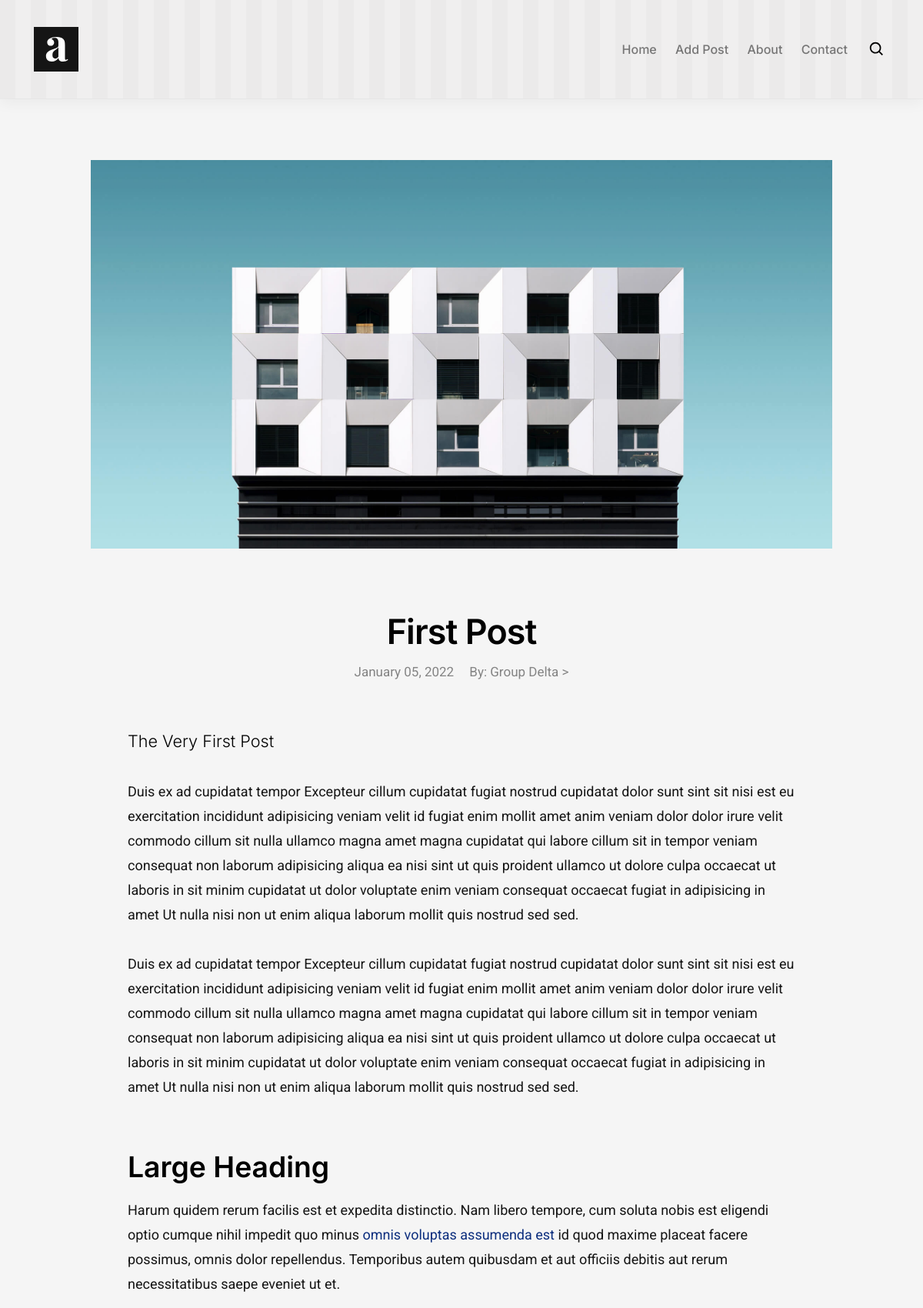
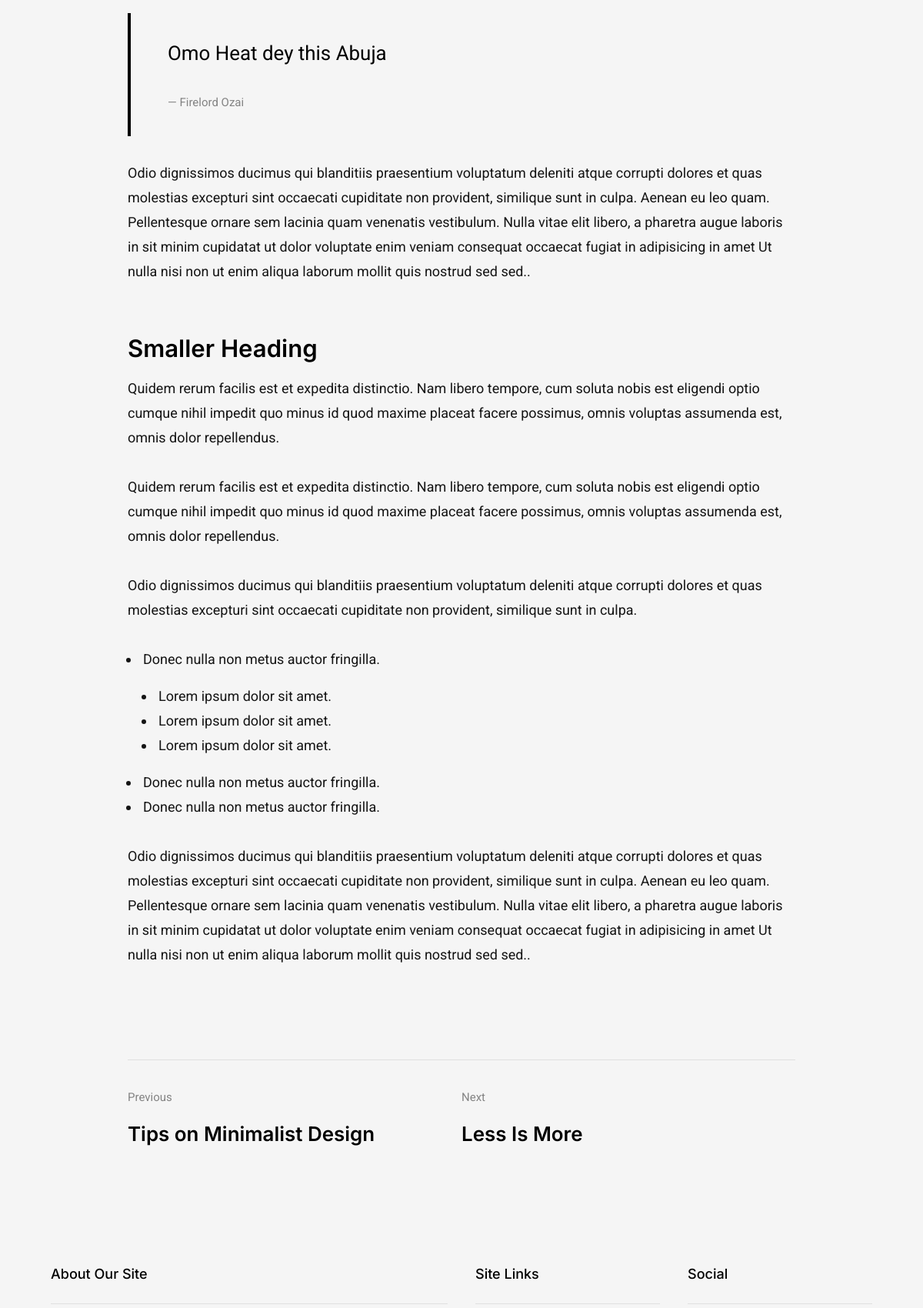
The app's page /article/1 (upper part) with its own data (2 pictures, top to bottom).
### base/models.py (models this page shows, shortened)
class Post(models.Model):
    title = models.CharField(max_length= 255)
    title_tag = models.CharField(max_length= 255) # TO ADD A DEFAULT TITLE TAG, default = "Delta Blog"
    author = models.ForeignKey(User, on_delete=models.CASCADE)
    body =  models.TextField()

### base/views.py (the view)
# urls.py: path('article/<int:pk>', ArticleDetailView.as_view(), name ="article-detail"),
class ArticleDetailView(DetailView):
    model = Post
    template_name = 'base/article_details.html'

### base/templates/base/article_details.html (shortened to what this page needs)
{% load static %}
{% block content %}
<!DOCTYPE html>
<html class="no-js" lang="en">
<head>
    <link rel="stylesheet" href="{% static 'css/styles.css' %}">
    <link rel="stylesheet" href="{% static 'css/vendor.css' %}">
</head>
<body id="top">
    <header class="s-header">
        <div class="row s-header__content">
            <div class="s-header__logo">
                <a class="logo" href="{% url 'home' %}">
                    <img src="{% static 'images/logo.svg' %}" alt="Homepage">
                </a>
            </div>
            <nav class="s-header__nav-wrap">
                <ul class="s-header__nav">
                    <li><a href="{% url 'home' %}" title="">Home</a></li>
                    <li><a href="{% url 'add_post' %}" title="">Add Post</a></li>
                    <li><a href="{% url 'About' %}" title="">About</a></li>
                    <li><a href="{% url 'Contact Us' %}" title="">Contact</a></li>
                </ul>
            </nav>
            <a class="s-header__search-trigger" href="#">
                <svg xmlns="http://www.w3.org/2000/svg" viewBox="0 0 24 24"><path d="M10 18a7.952 7.952 0 004.897-1.688l4.396 4.396 1.414-1.414-4.396-4.396A7.952 7.952 0 0018 10c0-4.411-3.589-8-8-8s-8 3.589-8 8 3.589 8 8 8zm0-14c3.309 0 6 2.691 6 6s-2.691 6-6 6-6-2.691-6-6 2.691-6 6-6z"></path></svg>
            </a>
        </div>
    </header>
    <section class="s-content s-content--single">
        <div class="row">
            <div class="column large-12">
                <article class="s-post entry format-standard">
                    <div class="s-content__media">
                        <div class="s-content__post-thumb">
                            <img src="staticfiles/images/thumbs/single/standard/standard-1050.jpg"
                                 srcset="staticfiles/images/thumbs/single/standard/standard-2100.jpg 2100w,
                                 staticfiles/images/thumbs/single/standard/standard-1050.jpg 1050w,
                                 staticfiles/images/thumbs/single/standard/standard-525.jpg 525w" sizes="(max-width: 2100px) 100vw, 2100px" alt="">
                        </div>
                    </div>
                    <div class="s-content__primary">
                        <h2 class="s-content__title s-content__title--post">{{post.title}}</h2>
                        <ul class="s-content__post-meta">
                            <li class="date">January 05, 2022</li>
                            <li class="cat">By: {{post.author.first_name}} {{post.author.last_name}} > </li>
                        </ul>
                        <p class="lead">
                            {{post.body}}
                         </p>
                        <p>Duis ex ad cupidatat tempor Excepteur cillum cupidatat fugiat nostrud cupidatat dolor sunt sint sit nisi est eu exercitation incididunt adipisicing veniam velit id fugiat enim mollit amet anim veniam dolor dolor irure velit commodo cillum sit nulla ullamco magna amet magna cupidatat qui labore cillum sit in tempor veniam consequat non laborum adipisicing aliqua ea nisi sint ut quis proident ullamco ut dolore culpa occaecat ut laboris in sit minim cupidatat ut dolor voluptate enim veniam consequat occaecat fugiat in adipisicing in amet Ut nulla nisi non ut enim aliqua laborum mollit quis nostrud sed sed.
                        </p>
                        <p>Duis ex ad cupidatat tempor Excepteur cillum cupidatat fugiat nostrud cupidatat dolor sunt sint sit nisi est eu exercitation incididunt adipisicing veniam velit id fugiat enim mollit amet anim veniam dolor dolor irure velit commodo cillum sit nulla ullamco magna amet magna cupidatat qui labore cillum sit in tempor veniam consequat non laborum adipisicing aliqua ea nisi sint ut quis proident ullamco ut dolore culpa occaecat ut laboris in sit minim cupidatat ut dolor voluptate enim veniam consequat occaecat fugiat in adipisicing in amet Ut nulla nisi non ut enim aliqua laborum mollit quis nostrud sed sed.
                        </p>
                        <h2>Large Heading</h2>
                        <p>Harum quidem rerum facilis est et expedita distinctio. Nam libero tempore, cum soluta nobis est eligendi optio cumque nihil impedit quo minus <a href="http://#">omnis voluptas assumenda est</a> id quod maxime placeat facere possimus, omnis dolor repellendus. Temporibus autem quibusdam et aut officiis debitis aut rerum necessitatibus saepe eveniet ut et.</p>
                        <blockquote>
                            <p>
                            Omo Heat dey this Abuja
                            </p>
                            <cite>Firelord Ozai</cite>
                        </blockquote>
                        <p>Odio dignissimos ducimus qui blanditiis praesentium voluptatum deleniti atque corrupti dolores et quas molestias excepturi sint occaecati cupiditate non provident, similique sunt in culpa. Aenean eu leo quam. Pellentesque ornare sem lacinia quam venenatis vestibulum. Nulla vitae elit libero, a pharetra augue laboris in sit minim cupidatat ut dolor voluptate enim veniam consequat occaecat fugiat in adipisicing in amet Ut nulla nisi non ut enim aliqua laborum mollit quis nostrud sed sed..</p>
                        <h3>Smaller Heading</h3>
                        <p>Quidem rerum facilis est et expedita distinctio. Nam libero tempore, cum soluta nobis est eligendi optio cumque nihil impedit quo minus id quod maxime placeat facere possimus, omnis voluptas assumenda est, omnis dolor repellendus.</p>
                        <p>Quidem rerum facilis est et expedita distinctio. Nam libero tempore, cum soluta nobis est eligendi optio cumque nihil impedit quo minus id quod maxime placeat facere possimus, omnis voluptas assumenda est, omnis dolor repellendus.</p>
                        <p>Odio dignissimos ducimus qui blanditiis praesentium voluptatum deleniti atque corrupti dolores et quas molestias excepturi sint occaecati cupiditate non provident, similique sunt in culpa.</p>
                        <ul>
                            <li>Donec nulla non metus auctor fringilla.
                                <ul>
                                    <li>Lorem ipsum dolor sit amet.</li>
                                    <li>Lorem ipsum dolor sit amet.</li>
                                    <li>Lorem ipsum dolor sit amet.</li>
                                </ul>
                            </li>
                            <li>Donec nulla non metus auctor fringilla.</li>
                            <li>Donec nulla non metus auctor fringilla.</li>
                        </ul>
                        <p>Odio dignissimos ducimus qui blanditiis praesentium voluptatum deleniti atque corrupti dolores et quas molestias excepturi sint occaecati cupiditate non provident, similique sunt in culpa. Aenean eu leo quam. Pellentesque ornare sem lacinia quam venenatis vestibulum. Nulla vitae elit libero, a pharetra augue laboris in sit minim cupidatat ut dolor voluptate enim veniam consequat occaecat fugiat in adipisicing in amet Ut nulla nisi non ut enim aliqua laborum mollit quis nostrud sed sed..</p>
                        <div class="s-content__pagenav group">
                            <div class="prev-nav">
                                <a href="#" rel="prev">
                                    <span>Previous</span>
                                    Tips on Minimalist Design
                                </a>
                            </div>
                             <div class="next-nav">
                                 <a href="#" rel="next">
                                     <span>Next</span>
                                    Less Is More
                                 </a>
                             </div>
                         </div>
                    </div>
                </article>
            </div>
        </div>
    </section>
    <footer class="s-footer">
        <div class="s-footer__main">
            <div class="row">
                <div class="column large-4 medium-6 tab-12 s-footer__info">
                    <h5>About Our Site</h5>
                </div>
                <div class="column large-2 medium-3 tab-6 s-footer__site-links">
                    <h5>Site Links</h5>
                </div>
                <div class="column large-2 medium-3 tab-6 s-footer__social-links">
                    <h5>Social</h5>
                </div>
            </div>
        </div>
   </footer>
</body>
</html>
{% endblock %}

### records on screen
Post: title "First Post", author.first_name "Group Delta", body "The Very First Post"
